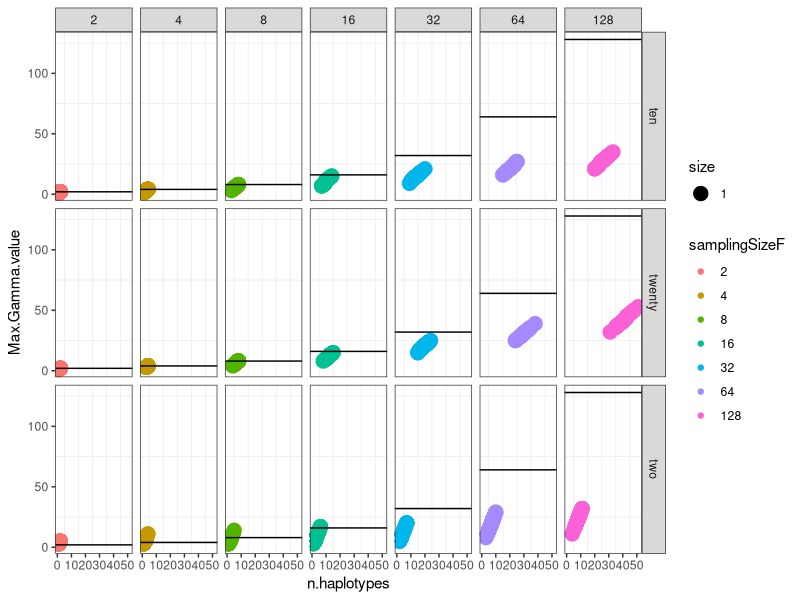
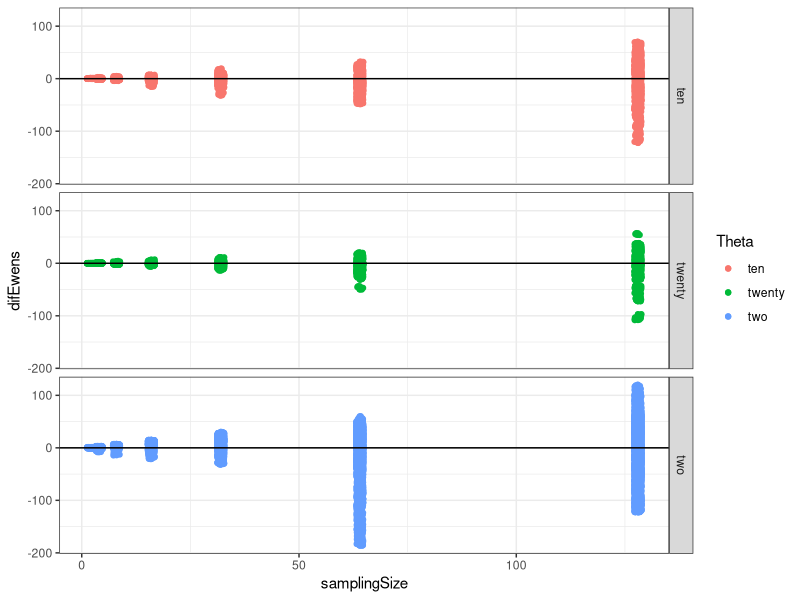

Here is the R script that generated these plots, in order: (Note: this script raises an error after producing the figures.)
## ---- chunk 1
setwd("~/GitHub/QuBar")

#install.packages("ggplot2")
library(ggplot2)

# now we have the dataframe "gammaData_13jul" with all the updated gamma values 
fullgammaData<-read.csv("gammaData_13Jul.csv",header=T) 
#JOHN: this one is the updated file after your new twist on gamma, I deleted the other one

# taking out data with growth
gammaData<-subset(fullgammaData,fullgammaData$Growth=="no")
droplevels(gammaData)->gammaData

# making factors for the ggplot2 plots
factor(gammaData$samplingSize,levels=c(2,4,8,16,32,64,128))->gammaData$samplingSizeF

# subsetting small sampling sizes to see better what happen there
#minigamma<-gammaData[gammaData$samplingSize<33,]

# plotting with ggplot, need to fix legends
#http://www.cookbook-r.com/Graphs/Legends_(ggplot2)/
# Fig X2a
#ggplot(gammaData, aes(x = samplingSize,y=Max.Gamma.value,fill=Theta,color=Theta)) + theme_bw()+geom_point()+geom_abline()+xlab("simulated sampling size") + ylab("predicted sampling size") 

# Fig X2b
# thinking how to plot the subset of samples sizes where gamma works a little bit better....
#ggplot(minigamma, aes(x = samplingSizeF,y=Max.Gamma.value,fill=Theta,color=Theta)) + theme_bw()+ geom_boxplot(aes(fill=Theta)) + ylim(0,20) + xlab("simulated sampling size") + ylab("predicted sampling size")

#JOHN, trying something different below
fig3<-ggplot(gammaData, aes(x = n.haplotypes,y=Max.Gamma.value,color=samplingSizeF,size=1)) + theme_bw()+geom_point()+facet_grid(Theta~samplingSizeF) 
fig3 + geom_hline(aes(yintercept = 2), subset(gammaData,samplingSize==2))+ geom_hline(aes(yintercept = 4), subset(gammaData,samplingSize==4))+ geom_hline(aes(yintercept = 8), subset(gammaData,samplingSize==8))+ geom_hline(aes(yintercept = 16), subset(gammaData,samplingSize==16))+ geom_hline(aes(yintercept = 32), subset(gammaData,samplingSize==32))+ geom_hline(aes(yintercept = 64), subset(gammaData,samplingSize==64))+ geom_hline(aes(yintercept = 128), subset(gammaData,samplingSize==128))+theme(panel.grid.major = element_blank())

# to put different ablines in different facets we need to make a dataset, and this would be efficient but the order is all messed up so I had to figure out a not so efficient but working way ;)
#hline.data <- data.frame(z = c(2,4,8,16,32,64,128),samplingSizeF = c(2,4,8,16,32,64,128))
#fig3 + geom_hline(aes(yintercept = z), hline.data)
                                                                                                                                                                                  
## ---- chunk 2
library(ggplot2)

# -----observed data------
# load data of number of haplotypes
data <- read.csv("numberHaplotypes.csv",header=T)

# taking out data with growth
minidata <- subset(data,data$Growth == "no")
minidata[,-1] -> minidata
droplevels(minidata) -> minidata
row.names(minidata) <- NULL # cleaning row.names
View(minidata)

# creating and id to merge later
myObMatrix <- as.matrix(minidata[,c("Theta","n.haplotypes")])
minidata$id <- apply(myObMatrix, 1, paste, collapse=" ")

# -----predicted data------
# load data of Ewens sampling theory
theory <- read.csv("dataSamplingTheory_21Ago2015.csv",header=T)

# round the expected number of haplotypes
round(theory$exp.haplotypes,0) -> theory$exp.round.hap

# create id to merge
myPredMatrix <- as.matrix(theory[,c("theta.df","exp.round.hap")])
theory$id <- apply(myPredMatrix, 1, paste, collapse=" ")
View(theory)

#---- merge predicted with observed data-----
newdata <- merge(theory,minidata,by="id",all.y=T)
newdata[is.na(newdata$n.df),] # check NA's
newdata[complete.cases(newdata),]->newdata1

# calculate difference between Ewens n and the simulated n
newdata1$samplingSize-newdata1$n.df -> newdata1$difEwens

# check weird stuff
View(subset(newdata1,newdata1$Theta=='two'))

ggplot(newdata1, aes(x=samplingSize, y=difEwens,color=Theta)) + theme_bw()+geom_point()+geom_point(position = "jitter")+geom_hline(yintercept=0)+facet_grid(Theta~.) 

# ----ploting n vs haplotypes----

# to plot Ewens data
ewens <- ggplot(newdata1, aes(x=n.df, y=exp.round.hap,color=Theta)) + theme_bw()+geom_point()+geom_point(position = "jitter")+facet_grid(Theta~.) 

# to plot our data
sims <- ggplot(newdata1, aes(x=samplingSize, y=n.haplotypes,color=Theta)) + theme_bw()+geom_point()+geom_point(position = "jitter")+facet_grid(Theta~.)

# plot both together (I need to run the function from file first)
multiplot(ewens,sims)

